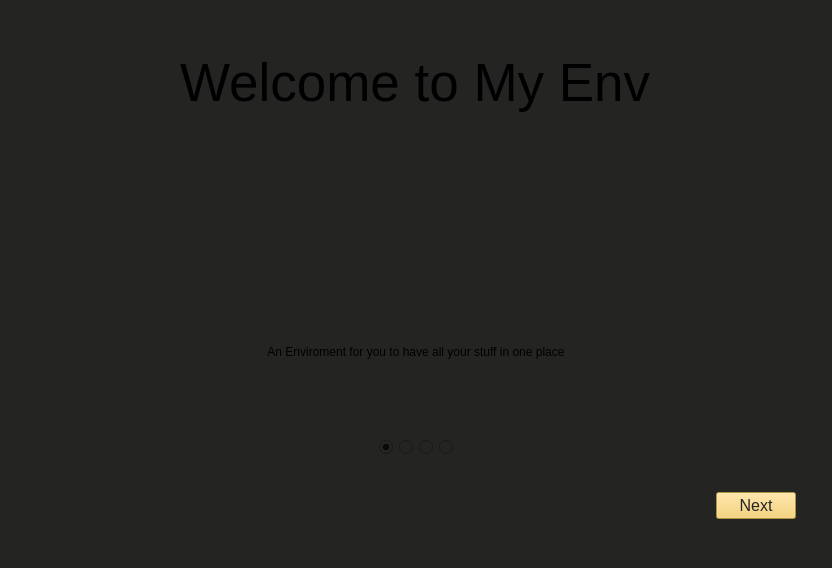
<?xml version="1.0" encoding="UTF-8"?>
<ui version="4.0">
 <class>MainWindow</class>
 <widget class="QMainWindow" name="MainWindow">
  <property name="geometry">
   <rect>
    <x>0</x>
    <y>0</y>
    <width>832</width>
    <height>568</height>
   </rect>
  </property>
  <property name="windowTitle">
   <string>MainWindow</string>
  </property>
  <property name="styleSheet">
   <string notr="true">background-color: rgb(36, 36, 35);</string>
  </property>
  <widget class="QWidget" name="centralwidget">
   <layout class="QVBoxLayout" name="verticalLayout_2">
    <item>
     <widget class="QWidget" name="info_container" native="true">
      <layout class="QVBoxLayout" name="verticalLayout">
       <item alignment="Qt::AlignHCenter">
        <widget class="QLabel" name="heading">
         <property name="font">
          <font>
           <pointsize>40</pointsize>
          </font>
         </property>
         <property name="text">
          <string>Welcome to My Env</string>
         </property>
        </widget>
       </item>
       <item>
        <widget class="QWidget" name="ImageContainer" native="true">
         <layout class="QVBoxLayout" name="verticalLayout_5">
          <item alignment="Qt::AlignHCenter|Qt::AlignVCenter">
           <widget class="QLabel" name="image">
            <property name="maximumSize">
             <size>
              <width>400</width>
              <height>400</height>
             </size>
            </property>
            <property name="frameShape">
             <enum>QFrame::NoFrame</enum>
            </property>
            <property name="text">
             <string>&lt;html&gt;&lt;head/&gt;&lt;body&gt;&lt;p&gt;&lt;img src=&quot;:/resources/deer_logo_template_dark_flat_handdrawn_design_6854205.jpg&quot; width='250'/&gt;&lt;/p&gt;&lt;/body&gt;&lt;/html&gt;</string>
            </property>
            <property name="alignment">
             <set>Qt::AlignCenter</set>
            </property>
            <property name="margin">
             <number>29</number>
            </property>
           </widget>
          </item>
         </layout>
        </widget>
       </item>
       <item>
        <widget class="QLabel" name="detail">
         <property name="text">
          <string>An Enviroment for you to have all your stuff in one place</string>
         </property>
         <property name="alignment">
          <set>Qt::AlignCenter</set>
         </property>
        </widget>
       </item>
       <item>
        <widget class="QWidget" name="navigation_container" native="true">
         <layout class="QVBoxLayout" name="verticalLayout_3">
          <item alignment="Qt::AlignHCenter">
           <widget class="QWidget" name="nav_indicator_container" native="true">
            <property name="sizePolicy">
             <sizepolicy hsizetype="Fixed" vsizetype="Fixed">
              <horstretch>0</horstretch>
              <verstretch>0</verstretch>
             </sizepolicy>
            </property>
            <property name="maximumSize">
             <size>
              <width>132</width>
              <height>31</height>
             </size>
            </property>
            <layout class="QHBoxLayout" name="horizontalLayout">
             <property name="sizeConstraint">
              <enum>QLayout::SetMaximumSize</enum>
             </property>
             <item>
              <widget class="QRadioButton" name="nav_indicator_1">
               <property name="sizePolicy">
                <sizepolicy hsizetype="Fixed" vsizetype="Fixed">
                 <horstretch>0</horstretch>
                 <verstretch>0</verstretch>
                </sizepolicy>
               </property>
               <property name="text">
                <string/>
               </property>
               <property name="checked">
                <bool>true</bool>
               </property>
              </widget>
             </item>
             <item>
              <widget class="QRadioButton" name="nav_indicator_2">
               <property name="sizePolicy">
                <sizepolicy hsizetype="Fixed" vsizetype="Fixed">
                 <horstretch>0</horstretch>
                 <verstretch>0</verstretch>
                </sizepolicy>
               </property>
               <property name="text">
                <string/>
               </property>
              </widget>
             </item>
             <item>
              <widget class="QRadioButton" name="nav_indicator_3">
               <property name="sizePolicy">
                <sizepolicy hsizetype="Fixed" vsizetype="Fixed">
                 <horstretch>0</horstretch>
                 <verstretch>0</verstretch>
                </sizepolicy>
               </property>
               <property name="text">
                <string/>
               </property>
              </widget>
             </item>
             <item>
              <widget class="QRadioButton" name="nav_indicator_4">
               <property name="sizePolicy">
                <sizepolicy hsizetype="Fixed" vsizetype="Fixed">
                 <horstretch>0</horstretch>
                 <verstretch>0</verstretch>
                </sizepolicy>
               </property>
               <property name="text">
                <string/>
               </property>
              </widget>
             </item>
            </layout>
           </widget>
          </item>
          <item alignment="Qt::AlignRight">
           <widget class="QWidget" name="button_container" native="true">
            <layout class="QVBoxLayout" name="verticalLayout_4">
             <item>
              <widget class="QPushButton" name="next_button">
               <property name="sizePolicy">
                <sizepolicy hsizetype="Fixed" vsizetype="Fixed">
                 <horstretch>0</horstretch>
                 <verstretch>0</verstretch>
                </sizepolicy>
               </property>
               <property name="font">
                <font>
                 <pointsize>12</pointsize>
                 <weight>50</weight>
                 <bold>false</bold>
                </font>
               </property>
               <property name="layoutDirection">
                <enum>Qt::RightToLeft</enum>
               </property>
               <property name="autoFillBackground">
                <bool>false</bool>
               </property>
               <property name="styleSheet">
                <string notr="true">background-color: rgb(245, 203, 92);
alternate-background-color: rgb(245, 203, 92);
color: rgb(36, 36, 35);</string>
               </property>
               <property name="text">
                <string>Next</string>
               </property>
               <property name="icon">
                <iconset resource="image.qrc">
                 <normaloff>:/resources/arrow_forward_FILL0_wght400_GRAD0_opsz48.svg</normaloff>:/resources/arrow_forward_FILL0_wght400_GRAD0_opsz48.svg</iconset>
               </property>
               <property name="iconSize">
                <size>
                 <width>24</width>
                 <height>17</height>
                </size>
               </property>
               <property name="default">
                <bool>false</bool>
               </property>
              </widget>
             </item>
            </layout>
           </widget>
          </item>
         </layout>
        </widget>
       </item>
      </layout>
     </widget>
    </item>
   </layout>
  </widget>
 </widget>
 <resources>
  <include location="image.qrc"/>
 </resources>
 <connections/>
</ui>
